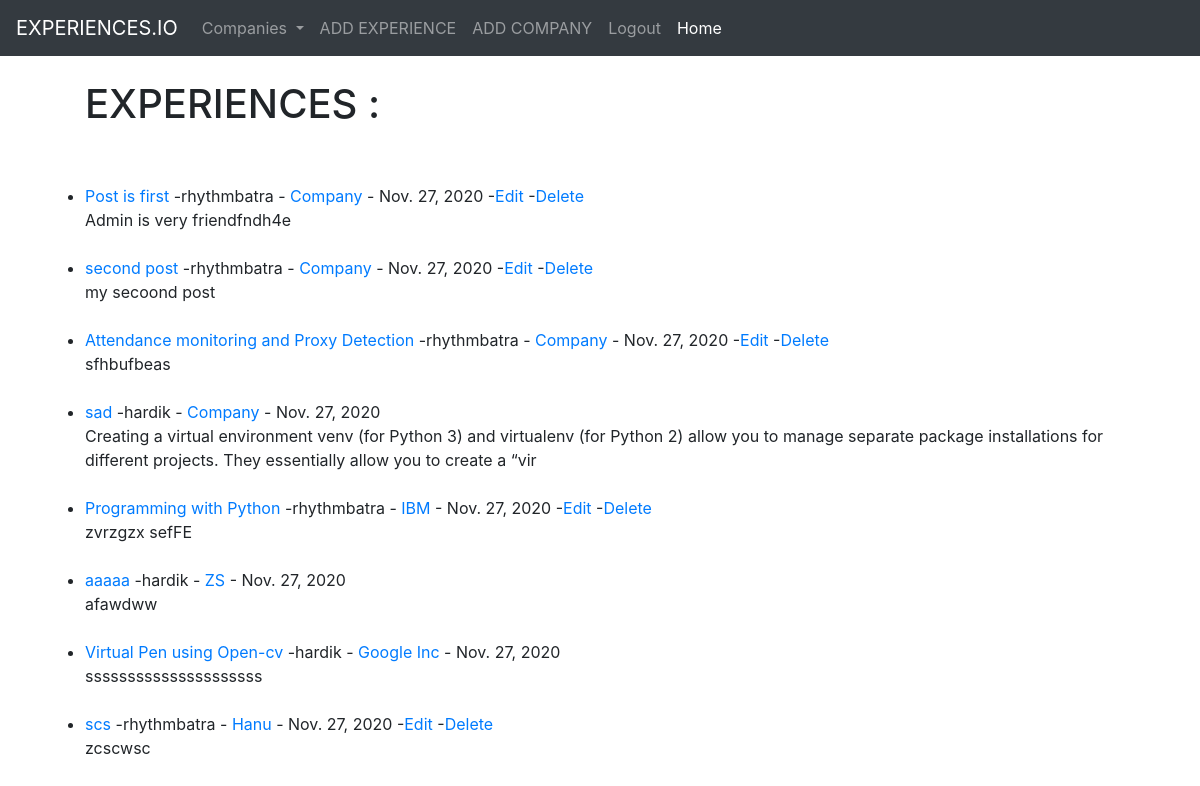
The app's page / (signed in), older data.
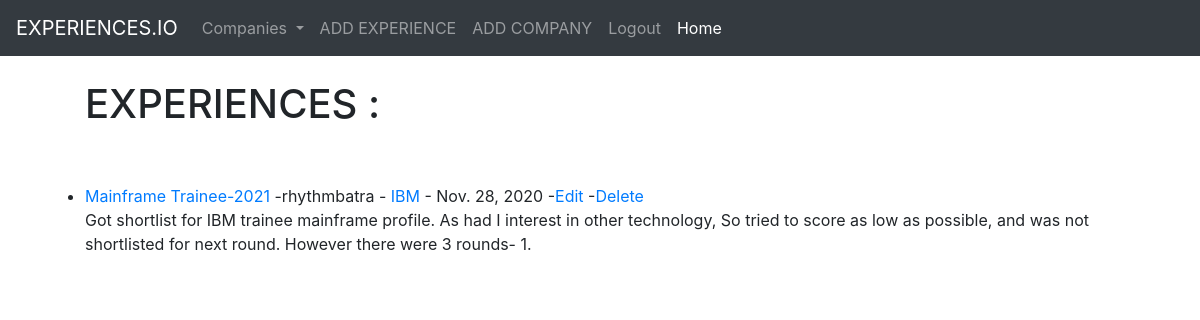
The same page, newer data.
### theblog/models.py (models this page shows, shortened)
class Post(models.Model):
    title = models.CharField(max_length =255)
    title_tag = models.CharField(max_length =255)
    author = models.ForeignKey(User, on_delete=models.CASCADE)
    body = models.TextField()
    post_date = models.DateField(auto_now_add=True)
    category = models.CharField(max_length=255,default='Company')

### theblog/views.py (the view)
# urls.py: path('', HomeView.as_view(), name = "home"),
class HomeView(ListView):
    model = Post
    template_name = 'home.html'
    ordering = ['-post_date']
    def get_context_data(self, *args, **kwargs):
        cat_menu = Category.objects.all()
        context = super(HomeView,self).get_context_data(*args, **kwargs)
        context["cat_menu"] = cat_menu
        return context

### theblog/models.py (called while the page is built)
    def __str__(self):
        return self.name

### theblog/templates/home.html (shortened to what this page needs)
{% extends 'base.html' %}
{% block  content %}
<ul>
     {% if user.is_authenticated %}
     <h1>EXPERIENCES : </h1>
     <br/>
     <br/>
{% for post in object_list %}
<li><a href="{% url 'article-detail' post.pk %}">{{ post.title }} </a>-{{ post.author }} -
     <a href="{% url 'category' post.category %}">{{ post.category }}</a> -
     {{ post.post_date }}
     {% if user.is_authenticated %}
     {% if user.id == post.author.id %}
     -<a href="{% url 'update_post' post.pk  %}">Edit</a>
     -<a href="{% url 'delete_post' post.pk %}">Delete</a>
     {% endif %}
     {% endif %}
     <br/>
{{ post.body|slice:":200" }}</li>
<br/>
{% endfor %}
</ul>
{% endif %}
{% endblock %}

### theblog/templates/base.html (shortened to what this page needs)
<!doctype html>
<html lang="en">
  <head>
    <link rel="stylesheet" href="https://cdn.jsdelivr.net/npm/bootstrap@4.5.3/dist/css/bootstrap.min.css">
  </head>
  <body>
    <nav class="navbar navbar-expand-lg navbar-dark bg-dark">
        <a class="navbar-brand" href="{% url 'home' %}">EXPERIENCES.IO</a>
        <div class="collapse navbar-collapse" id="navbarSupportedContent">
          <ul class="navbar-nav mr-auto">
            {% if cat_menu %}
            <li class="nav-item dropdown">
              <a class="nav-link dropdown-toggle" href="#" id="navbarDropdown" role="button" data-toggle="dropdown" aria-haspopup="true" aria-expanded="false">
                Companies
              </a>
            </li>
            {% else %}
            <li class="nav-item">
              <a class="nav-link" href="{% url 'category-list' %}">Companies</a>
            </li>
            {% endif %}
            {% if user.is_authenticated %}
            <li class="nav-item">
              <a class="nav-link" href="{% url 'add_post' %}">ADD EXPERIENCE</a>
            </li>
            <li class="nav-item">
              <a class="nav-link" href="{% url 'add_category' %}">ADD COMPANY</a>
            </li>
            <li class="nav-item">
              <a class="nav-link" href="{% url 'logout' %}">Logout</a>
            </li>
            {% endif %}
            <li class="nav-item active">
              <a class="nav-link" href="#">Home <span class="sr-only">(current)</span></a>
            </li>
          </ul>
        </div>
      </nav>
      <br/>
    <div class="container">
    {% block  content %}
    {% endblock %}
</div>
  </body>
</html>

Row changes from the older to the newer data that the page shows:
removed Post: title "Post is first", author "rhythmbatra", category "Company", post_date "Nov. 27, 2020", shows "Edit", body "Admin is very friendfndh4e"
removed Post: title "second post", author "rhythmbatra", category "Company", post_date "Nov. 27, 2020", shows "Edit", body "my secoond post"
removed Post: title "Attendance monitoring and Proxy Detection", author "rhythmbatra", category "Company", post_date "Nov. 27, 2020", shows "Edit", body "sfhbufbeas"
removed Post: title "sad", author "hardik", category "Company", post_date "Nov. 27, 2020", body "Creating a virtual environment venv (for Python 3) and virtualenv (for Python 2) allow you to manage separate package installations for different projects. They essentially allow you to create a “vir"
removed Post: title "Programming with Python", author "rhythmbatra", category "IBM", post_date "Nov. 27, 2020", shows "Edit", body "zvrzgzx sefFE"
removed Post: title "aaaaa", author "hardik", category "ZS", post_date "Nov. 27, 2020", body "afawdww"
removed Post: title "Virtual Pen using Open-cv", author "hardik", category "Google Inc", post_date "Nov. 27, 2020", body "sssssssssssssssssssss"
removed Post: title "scs", author "rhythmbatra", category "Hanu", post_date "Nov. 27, 2020", shows "Edit", body "zcscwsc"
added Post: title "Mainframe Trainee-2021", author "rhythmbatra", category "IBM", post_date "Nov. 28, 2020", shows "Edit", body "Got shortlist for IBM trainee mainframe profile. As had I interest in other technology, So tried to score as low as possible, and was not shortlisted for next round. However there were 3 rounds- 1."
